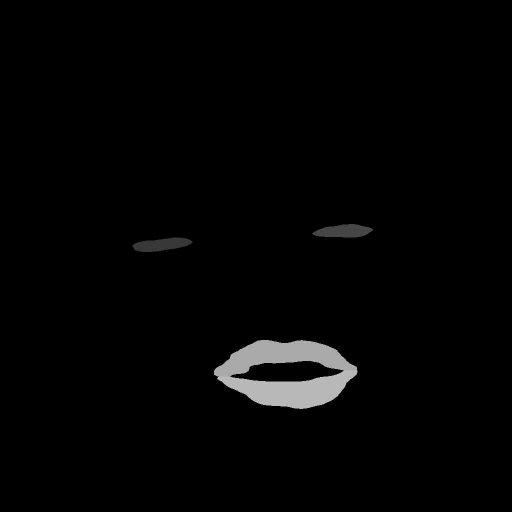
#> input picture final_portrait/manual_iris/original_datas/eyes_lips_mask.jpg, 1024 x 1024 px (shown at 1/2 size)
$ python iris_plus.py
#> lines starting #> are read from the running program, lines starting #| are printed output that depends on the picture; after the words box and inside, x2 and y2 are one past the last pixel; in counts of white or black regions, pixels touching at a corner belong together
#!/usr/bin/env python
# -*- coding: utf-8 -*-
#
# FileName: 	iris_plus
# CreatedDate:  2021-11-18 04:51:41 +0900
# LastModified: 2021-11-27 06:45:51 +0900
#


import os
import sys
import cv2
import numpy as np


def main():
    one_mask = cv2.imread("./original_datas/eyes_lips_mask.jpg", 0)
#> one_mask is the input picture: shape (1024, 1024); min 0, max 18, mean 0.286
    two_mask = cv2.resize(cv2.imread("iris_mask/iris_mask.jpg", 0), (1024, 1024))
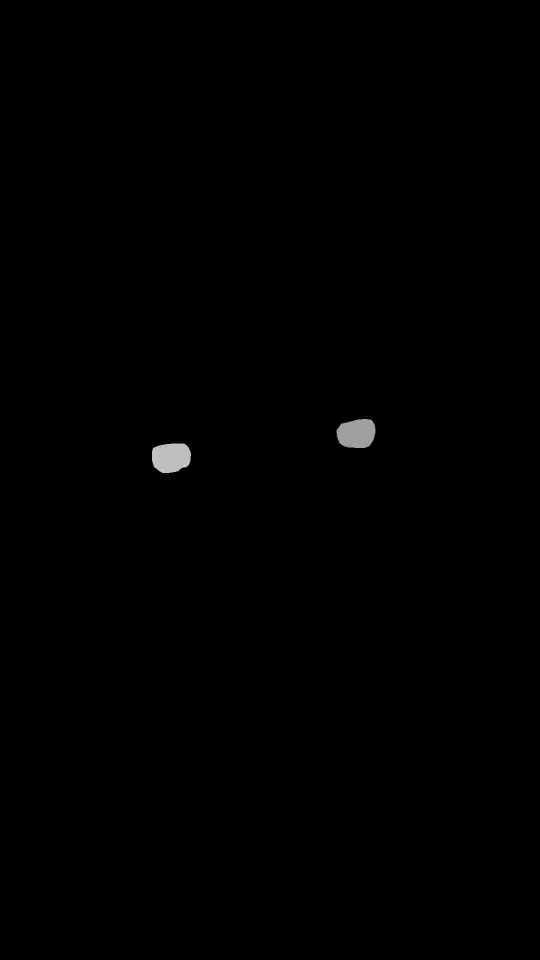
#> input picture final_portrait/manual_iris/iris_mask/iris_mask.jpg, 1080 x 1920 px (shown at 1/2 size)
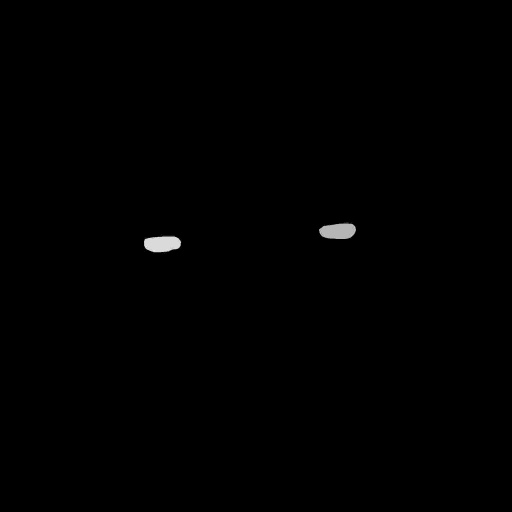
#> two_mask: shape (1024, 1024) (shown at 1/2 size); min 0, max 7, mean 0.0201; drawn with min black and max white
    mask = one_mask.copy()
    for i in range(two_mask.shape[0]):
        for j in range(two_mask.shape[1]):
            if two_mask[i, j] == 6:
                mask[i, j] = 6
            elif two_mask[i, j] == 7:
                mask[i, j] = 7
#> mask: shape (1024, 1024); 0.18% of pixels changed, all inside (x1, y1, x2, y2) = (289, 449, 711, 504)
    cv2.imwrite("iris_mask/eyes_lips_iris_mask.jpg", mask.astype(np.uint8))


if __name__ == "__main__":
    main()
